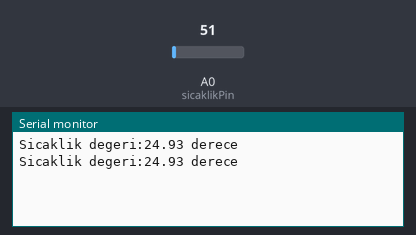
This sketch was run on a simulated Arduino Uno, built with avr-gcc and run on an emulated ATmega328P. Parts: the last lines printed to the serial monitor. The inputs (shaded band) are chosen by the test bench; at power-on: A0 (sicaklikPin) = 51.

Above: at 1.8 s.
1.9 s: A0 (sicaklikPin) set to 61
At 2.4 s:
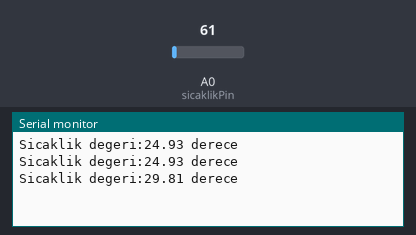
3.4 s: A0 (sicaklikPin) set to 71
At 4.8 s:
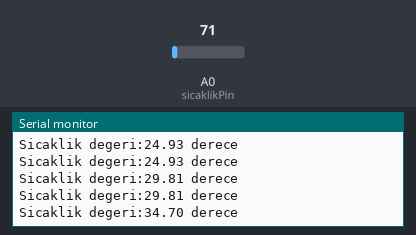
Timing chart, 0 to 6.4 s (numbered marks = the images above; inputs shaded):
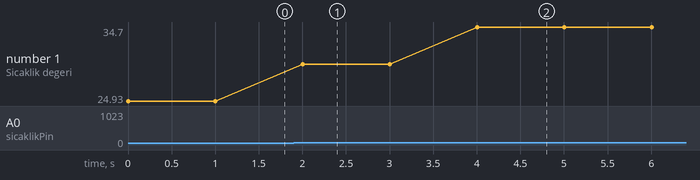

The sketch:

Analog_GirisCikis2.ino
```cpp
/**********************************************************************
 Arduino Kitabı - Coşkun Taşdemir
 Dikeyeksen Yayınları
 http://www.dikeyeksen.com/muhendislik/arduino.html

  Analog Giriş - Çıkış İşlemleri - Örnek 2
  LM35 sensörü ile sıcaklık ölçümü
  Bu sensör derece başına 10 mV çıkış verir.
  20 ºC => için 20 * 10 mV = 200 mV
  25 ºC
***********************************************************************/

//Değişkenleri tanımlıyoruz
float sicaklik;
float gerilim;
int sicaklikPin = 0;

void setup()
{
  Serial.begin(9600); //Seri haberleşmeyi başlat (9600 bps)
}

void loop()
{
  gerilim = analogRead(sicaklikPin);              // Sensörden gelen değeri oku
  gerilim = (gerilim / 1023) * 5000; // mV cinsinden gerilimi buluyoruz
  sicaklik = gerilim / 10.0;// Gerilim değerini sıcaklığa çeviriyoruz

  Serial.print("Sicaklik degeri:");            //Sonucu gönder
  Serial.print(sicaklik);
  Serial.println(" derece");
  delay(1000);                                 //Saniyede bir ölçüm gönderiyoruz
}
```

Measured:
- after the input at 1.9 s, the serial monitor: prints a new line after 0.10 s (image 1)
- after the input at 3.4 s, the serial monitor: prints a new line after 0.60 s (image 2)
- plotted number 1: 24.93 → 29.81 after the input at 1.9 s, 29.81 → 34.7 after the input at 3.4 s
